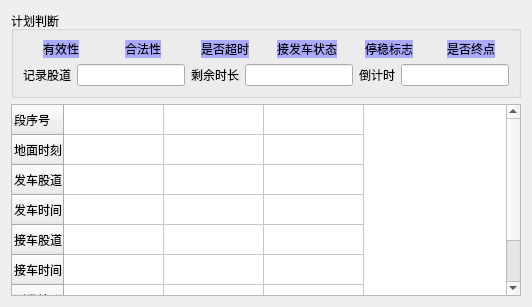
          <widget class="QWidget" name="page_plan">
           <layout class="QVBoxLayout" name="verticalLayout_13">
            <item>
             <widget class="QGroupBox" name="groupBox">
              <property name="title">
               <string>计划判断</string>
              </property>
              <layout class="QVBoxLayout" name="verticalLayout_12">
               <item>
                <layout class="QHBoxLayout" name="horizontalLayout_6">
                 <item alignment="Qt::AlignHCenter|Qt::AlignVCenter">
                  <widget class="QLabel" name="lbl_plan_valid_2">
                   <property name="maximumSize">
                    <size>
                     <width>60</width>
                     <height>20</height>
                    </size>
                   </property>
                   <property name="styleSheet">
                    <string notr="true">background-color: rgb(170, 170, 255);</string>
                   </property>
                   <property name="text">
                    <string>有效性</string>
                   </property>
                  </widget>
                 </item>
                 <item alignment="Qt::AlignHCenter">
                  <widget class="QLabel" name="lbl_plan_legal_2">
                   <property name="maximumSize">
                    <size>
                     <width>60</width>
                     <height>20</height>
                    </size>
                   </property>
                   <property name="styleSheet">
                    <string notr="true">alternate-background-color: rgb(255, 255, 255);
background-color: rgb(170, 170, 255);</string>
                   </property>
                   <property name="text">
                    <string>合法性</string>
                   </property>
                  </widget>
                 </item>
                 <item alignment="Qt::AlignHCenter">
                  <widget class="QLabel" name="lbl_plan_timeout_2">
                   <property name="maximumSize">
                    <size>
                     <width>60</width>
                     <height>20</height>
                    </size>
                   </property>
                   <property name="styleSheet">
                    <string notr="true">background-color: rgb(170, 170, 255);</string>
                   </property>
                   <property name="text">
                    <string>是否超时</string>
                   </property>
                  </widget>
                 </item>
                 <item alignment="Qt::AlignHCenter">
                  <widget class="QLabel" name="lbl_start_flag_2">
                   <property name="maximumSize">
                    <size>
                     <width>60</width>
                     <height>20</height>
                    </size>
                   </property>
                   <property name="styleSheet">
                    <string notr="true">background-color: rgb(170, 170, 255);</string>
                   </property>
                   <property name="text">
                    <string>接发车状态</string>
                   </property>
                  </widget>
                 </item>
                 <item alignment="Qt::AlignHCenter">
                  <widget class="QLabel" name="lbl_stop_flag_2">
                   <property name="maximumSize">
                    <size>
                     <width>60</width>
                     <height>20</height>
                    </size>
                   </property>
                   <property name="styleSheet">
                    <string notr="true">background-color: rgb(170, 170, 255);</string>
                   </property>
                   <property name="text">
                    <string>停稳标志</string>
                   </property>
                  </widget>
                 </item>
                 <item alignment="Qt::AlignHCenter">
                  <widget class="QLabel" name="lbl_plan_final_2">
                   <property name="maximumSize">
                    <size>
                     <width>60</width>
                     <height>20</height>
                    </size>
                   </property>
                   <property name="styleSheet">
                    <string notr="true">background-color: rgb(170, 170, 255);</string>
                   </property>
                   <property name="text">
                    <string>是否终点</string>
                   </property>
                  </widget>
                 </item>
                </layout>
               </item>
               <item>
                <layout class="QHBoxLayout" name="horizontalLayout_11">
                 <item>
                  <widget class="QLabel" name="lbl_s_track_2">
                   <property name="text">
                    <string>记录股道</string>
                   </property>
                  </widget>
                 </item>
                 <item>
                  <widget class="QLineEdit" name="led_s_track_2">
                   <property name="minimumSize">
                    <size>
                     <width>100</width>
                     <height>0</height>
                    </size>
                   </property>
                  </widget>
                 </item>
                 <item>
                  <widget class="QLabel" name="lb_runtime_2">
                   <property name="text">
                    <string>剩余时长</string>
                   </property>
                  </widget>
                 </item>
                 <item>
                  <widget class="QLineEdit" name="led_runtime_2"/>
                 </item>
                 <item>
                  <widget class="QLabel" name="label_7">
                   <property name="text">
                    <string>倒计时</string>
                   </property>
                  </widget>
                 </item>
                 <item>
                  <widget class="QLineEdit" name="led_plan_coutdown_2"/>
                 </item>
                </layout>
               </item>
              </layout>
             </widget>
            </item>
            <item>
             <widget class="QTableWidget" name="tableWidgetPlan_2">
              <property name="lineWidth">
               <number>2</number>
              </property>
              <property name="gridStyle">
               <enum>Qt::SolidLine</enum>
              </property>
              <property name="sortingEnabled">
               <bool>false</bool>
              </property>
              <attribute name="horizontalHeaderVisible">
               <bool>false</bool>
              </attribute>
              <attribute name="horizontalHeaderCascadingSectionResizes">
               <bool>true</bool>
              </attribute>
              <attribute name="verticalHeaderCascadingSectionResizes">
               <bool>true</bool>
              </attribute>
              <attribute name="verticalHeaderStretchLastSection">
               <bool>false</bool>
              </attribute>
              <row>
               <property name="text">
                <string>段序号</string>
               </property>
              </row>
              <row>
               <property name="text">
                <string>地面时刻</string>
               </property>
              </row>
              <row>
               <property name="text">
                <string>发车股道</string>
               </property>
              </row>
              <row>
               <property name="text">
                <string>发车时间</string>
               </property>
              </row>
              <row>
               <property name="text">
                <string>接车股道</string>
               </property>
              </row>
              <row>
               <property name="text">
                <string>接车时间</string>
               </property>
              </row>
              <row>
               <property name="text">
                <string>到发情况</string>
               </property>
              </row>
              <row>
               <property name="text">
                <string>办客情况</string>
               </property>
              </row>
              <column>
               <property name="text">
                <string>第一段计划</string>
               </property>
              </column>
              <column>
               <property name="text">
                <string>第二段计划</string>
               </property>
              </column>
              <column>
               <property name="text">
                <string>第三段计划</string>
               </property>
              </column>
             </widget>
            </item>
           </layout>
          </widget>
